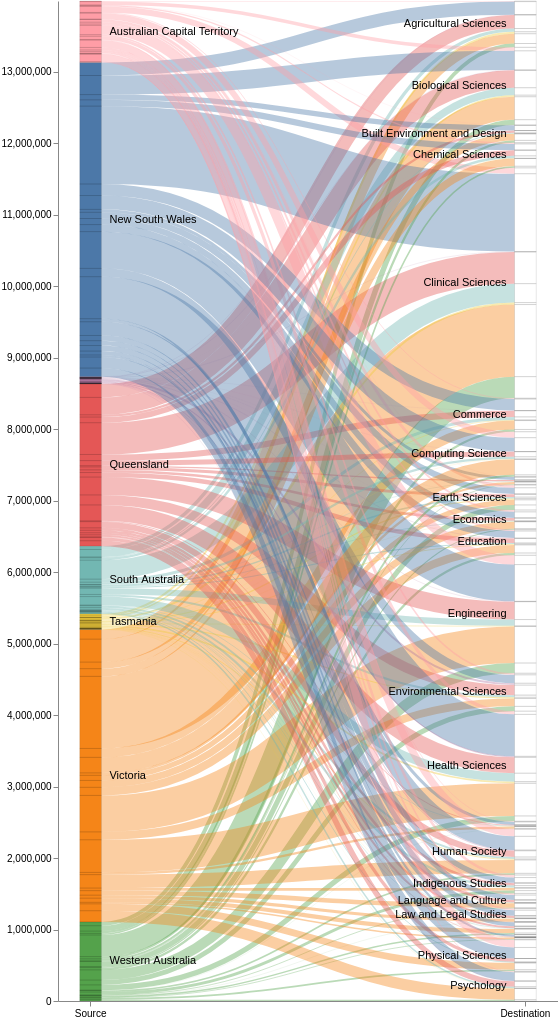

Write the Vega-Lite specification saved for this chart.
### Vega specification from a JSON file in a GitHub repository (floating-point values rounded to 4 significant figures; data arrays with more than 128 entries replaced by an {"elided": "..."} marker saying what was removed)
{"$schema": "https://vega.github.io/schema/vega/v5.json", "height": 1000, "width": 500, "data": [{"name": "rawData", "values": {"elided": "184 records"}, "transform": [{"type": "formula", "expr": "datum.Field", "as": "stk2"}, {"type": "formula", "expr": "datum.State", "as": "stk1"}, {"type": "formula", "expr": "datum.Money", "as": "size"}]}, {"name": "nodes", "source": "rawData", "transform": [{"type": "filter", "expr": "!groupSelector || groupSelector.stk1 == datum.stk1 || groupSelector.stk2 == datum.stk2"}, {"type": "formula", "expr": "datum.stk1+datum.stk2", "as": "key"}, {"type": "fold", "fields": ["stk1", "stk2"], "as": ["stack", "grpId"]}, {"type": "formula", "expr": "datum.stack == 'stk1' ? datum.stk1+' '+datum.stk2 : datum.stk2+' '+datum.stk1", "as": "sortField"}, {"type": "stack", "groupby": ["stack"], "sort": {"field": "sortField", "order": "descending"}, "field": "size"}, {"type": "formula", "expr": "(datum.y0+datum.y1)/2", "as": "yc"}]}, {"name": "groups", "source": "nodes", "transform": [{"type": "aggregate", "groupby": ["stack", "grpId"], "fields": ["size"], "ops": ["sum"], "as": ["total"]}, {"type": "stack", "groupby": ["stack"], "sort": {"field": "grpId", "order": "descending"}, "field": "total"}, {"type": "formula", "expr": "scale('y', datum.y0)", "as": "scaledY0"}, {"type": "formula", "expr": "scale('y', datum.y1)", "as": "scaledY1"}, {"type": "formula", "expr": "datum.stack == 'stk1'", "as": "rightLabel"}, {"type": "formula", "expr": "datum.total/domain('y')[1]", "as": "percentage"}]}, {"name": "destinationNodes", "source": "nodes", "transform": [{"type": "filter", "expr": "datum.stack == 'stk2'"}]}, {"name": "edges", "source": "nodes", "transform": [{"type": "filter", "expr": "datum.stack == 'stk1'"}, {"type": "lookup", "from": "destinationNodes", "key": "key", "fields": ["key"], "as": ["target"]}, {"type": "linkpath", "orient": "horizontal", "shape": "diagonal", "sourceY": {"expr": "scale('y', datum.yc)"}, "sourceX": {"expr": "scale('x', 'stk1') + bandwidth('x')"}, "targetY": {"expr": "scale('y', datum.target.yc)"}, "targetX": {"expr": "scale('x', 'stk2')"}}, {"type": "formula", "expr": "range('y')[0]-scale('y', datum.size)", "as": "strokeWidth"}, {"type": "formula", "expr": "datum.size/domain('y')[1]", "as": "percentage"}]}], "scales": [{"name": "x", "type": "band", "range": "width", "domain": ["stk1", "stk2"], "paddingOuter": 0.05, "paddingInner": 0.95}, {"name": "y", "type": "linear", "range": "height", "domain": {"data": "nodes", "field": "y1"}}, {"name": "color", "type": "ordinal", "range": "category", "domain": {"data": "rawData", "field": "stk1"}}, {"name": "stackNames", "type": "ordinal", "range": ["Source", "Destination"], "domain": ["stk1", "stk2"]}], "axes": [{"orient": "bottom", "scale": "x", "encode": {"labels": {"update": {"text": {"scale": "stackNames", "field": "value"}}}}}, {"orient": "left", "scale": "y"}], "marks": [{"type": "path", "name": "edgeMark", "from": {"data": "edges"}, "clip": true, "encode": {"update": {"stroke": [{"test": "groupSelector && groupSelector.stack=='stk1'", "scale": "color", "field": "stk2"}, {"scale": "color", "field": "stk1"}], "strokeWidth": {"field": "strokeWidth"}, "path": {"field": "path"}, "strokeOpacity": {"signal": "!groupSelector && (groupHover.stk1 == datum.stk1 || groupHover.stk2 == datum.stk2) ? 0.9 : 0.4"}, "zindex": {"signal": "!groupSelector && (groupHover.stk1 == datum.stk1 || groupHover.stk2 == datum.stk2) ? 1 : 0"}, "tooltip": {"signal": "datum.stk1 + ' → ' + datum.stk2 + '    ' + format(datum.size, ',.0f') + '   (' + format(datum.percentage, '.1%') + ')'"}}, "hover": {"strokeOpacity": {"value": 1}}}}, {"type": "rect", "name": "groupMark", "from": {"data": "groups"}, "encode": {"enter": {"fill": {"scale": "color", "field": "grpId"}, "width": {"scale": "x", "band": 1}}, "update": {"x": {"scale": "x", "field": "stack"}, "y": {"field": "scaledY0"}, "y2": {"field": "scaledY1"}, "fillOpacity": {"value": 1}, "tooltip": {"signal": "datum.grpId + '   ' + format(datum.total, ',.0f') + '   (' + format(datum.percentage, '.1%') + ')'"}}, "hover": {"fillOpacity": {"value": 1}}}}, {"type": "text", "from": {"data": "groups"}, "interactive": false, "encode": {"update": {"x": {"signal": "scale('x', datum.stack) + (datum.rightLabel ? bandwidth('x') + 8 : -8)"}, "yc": {"signal": "(datum.scaledY0 + datum.scaledY1)/2"}, "align": {"signal": "datum.rightLabel ? 'left' : 'right'"}, "baseline": {"value": "middle"}, "fontWeight": {"value": "normal"}, "text": {"signal": "abs(datum.scaledY0-datum.scaledY1) > 13 ? datum.grpId : ''"}}}}, {"type": "group", "data": [{"name": "dataForShowAll", "values": [{}], "transform": [{"type": "filter", "expr": "groupSelector"}]}], "encode": {"enter": {"xc": {"signal": "width/2"}, "y": {"value": 30}, "width": {"value": 80}, "height": {"value": 30}}}, "marks": [{"type": "group", "name": "groupReset", "from": {"data": "dataForShowAll"}, "encode": {"enter": {"cornerRadius": {"value": 6}, "fill": {"value": "#f5f5f5"}, "stroke": {"value": "#c1c1c1"}, "strokeWidth": {"value": 2}, "height": {"field": {"group": "height"}}, "width": {"field": {"group": "width"}}}, "update": {"opacity": {"value": 1}}, "hover": {"opacity": {"value": 0.7}}}, "marks": [{"type": "text", "interactive": false, "encode": {"enter": {"xc": {"field": {"group": "width"}, "mult": 0.5}, "yc": {"field": {"group": "height"}, "mult": 0.5, "offset": 2}, "align": {"value": "center"}, "baseline": {"value": "middle"}, "fontWeight": {"value": "normal"}, "text": {"value": "Show All"}}}}]}]}, {"type": "rect", "from": {"data": "nodes"}, "encode": {"enter": {"stroke": {"value": "#000"}, "strokeWidth": {"value": 0.1}, "width": {"scale": "x", "band": 1}, "x": {"scale": "x", "field": "stack"}, "y": {"field": "y0", "scale": "y"}, "y2": {"field": "y1", "scale": "y"}}}}], "signals": [{"name": "groupHover", "value": {}, "on": [{"events": "@groupMark:mouseover", "update": "{stk1:datum.stack=='stk1' && datum.grpId, stk2:datum.stack=='stk2' && datum.grpId}"}, {"events": "mouseout", "update": "{}"}]}, {"name": "groupSelector", "value": false, "on": [{"events": "@groupMark:click!", "update": "{stack:datum.stack, stk1:datum.stack=='stk1' && datum.grpId, stk2:datum.stack=='stk2' && datum.grpId}"}, {"events": [{"type": "click", "markname": "groupReset"}, {"type": "dblclick"}], "update": "false"}]}]}
